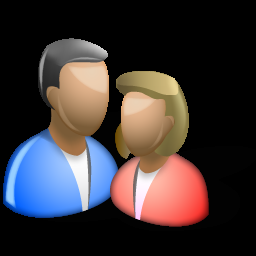
%> input picture clp.png, 256 x 256 px
$ octave m_20_3_5_6_2.m   (GNU Octave 9; MATLAB toolbox functions it lacks are replaced by stand-ins)
%> lines starting %> are read from the running program, lines starting %| are printed output that depends on the picture
aaa=imread('clp.png');
%> aaa is the input picture: size 256x256x3 uint8; mean R, G, B 60.1, 52.5, 54.4
aa=rgb2gray(aaa);
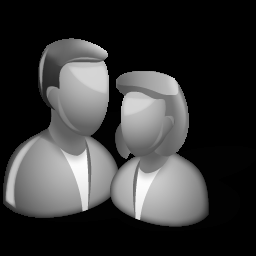
%> aa: size 256x256 uint8; min 0, max 252, mean 55
a=double(aa);
A = fft2(a);
LogE=log(1+abs(A));
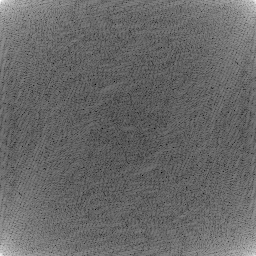
%> LogE: size 256x256 double; min 1.78, max 15.1, mean 7.23; drawn with min black and max white
A_shifted=fftshift(LogE);
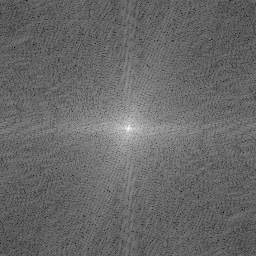
%> A_shifted: size 256x256 double; min 1.78, max 15.1, mean 7.23; mean of the top-left, top-right, bottom-left and bottom-right quarters 7.2, 7.25, 7.25, 7.23; drawn with min black and max white
sigma=10;
h_lowPass=fspecial('gaussian',256,sigma);
H_lowPass=fft2(h_lowPass);
G=A.*H_lowPass;
g=ifftshift(G);
%> (the run ends here)
